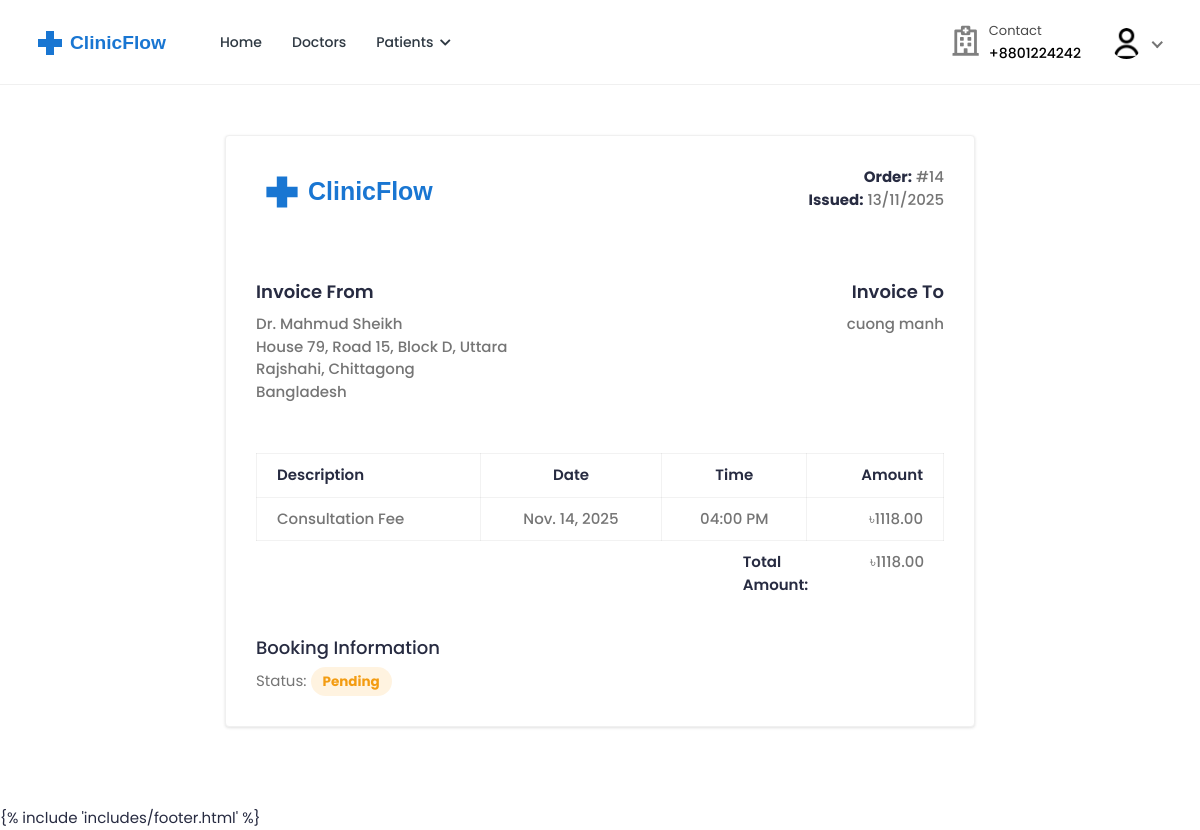
/bookings/14/invoice/ (signed in), run on the app's committed database.
### accounts/models.py (models this page shows, shortened)
class User(AbstractUser):
    class RoleChoices(models.TextChoices):
        DOCTOR = "doctor", "Doctor"
        PATIENT = "patient", "Patient"
    username = models.CharField(max_length=30, unique=True)
    role = models.CharField(
        choices=RoleChoices.choices,
        max_length=20,
        default="patient",
        error_messages={"required": "Role must be provided"},
    )
    email = models.EmailField(
        blank=True,
        error_messages={
            "unique": "A user with that email already exists.",
        },
    )
    first_name = models.CharField(max_length=150, blank=True)
    last_name = models.CharField(max_length=150, blank=True)
    registration_number = models.IntegerField(null=True, blank=True)
    USERNAME_FIELD = "username"
    REQUIRED_FIELDS = []
    objects = CustomUserManager()
    def get_full_name(self):
        full_name = "%s %s" % (self.first_name, self.last_name)
        return full_name.strip() or self.username

class Profile(models.Model):
    user = models.OneToOneField(
        User, on_delete=models.CASCADE, related_name="profile"
    )
    avatar = models.ImageField(
        default="defaults/user.png", upload_to=profile_photo_directory_path
    )
    phone = models.CharField(max_length=20, blank=True, null=True)
    dob = models.DateField(blank=True, null=True)
    about = models.TextField(blank=True, null=True)
    specialization = models.CharField(max_length=255, blank=True, null=True)
    gender = models.CharField(
        max_length=10,
        choices=[("male", "Male"), ("female", "Female"), ("other", "Other")],
        blank=True,
    )
    address = models.TextField(blank=True, null=True)
    city = models.CharField(max_length=100, blank=True)
    state = models.CharField(max_length=100, blank=True)
    postal_code = models.CharField(max_length=20, blank=True)
    country = models.CharField(max_length=100, blank=True)
    price_per_consultation = models.DecimalField(
        max_digits=10, decimal_places=2, null=True, blank=True
    )
    is_available = models.BooleanField(default=True)
    blood_group = models.CharField(
        max_length=5,
        choices=[
            ("A+", "A+"),
            ("A-", "A-"),
            ("B+", "B+"),
            ("B-", "B-"),
            ("O+", "O+"),
            ("O-", "O-"),
            ("AB+", "AB+"),
            ("AB-", "AB-"),
        ],
        blank=True,
        null=True,
    )
    allergies = models.TextField(blank=True, null=True)
    medical_conditions = models.TextField(blank=True, null=True)
    @property
    def image(self):
        return (
            self.avatar.url
            if self.avatar.storage.exists(self.avatar.name)
            else "{}defaults/user.png".format(settings.MEDIA_URL)
        )

### bookings/models.py (models this page shows, shortened)
class Booking(models.Model):
    doctor = models.ForeignKey(
        settings.AUTH_USER_MODEL,
        on_delete=models.CASCADE,
        related_name="appointments",
        limit_choices_to={"role": "doctor"},
    )
    patient = models.ForeignKey(
        settings.AUTH_USER_MODEL,
        on_delete=models.CASCADE,
        related_name="patient_appointments",
        limit_choices_to={"role": "patient"},
    )
    appointment_date = models.DateField()
    appointment_time = models.TimeField()
    booking_date = models.DateTimeField(auto_now_add=True)
    status = models.CharField(
        max_length=20,
        choices=[
            ("pending", "Pending"),
            ("confirmed", "Confirmed"),
            ("completed", "Completed"),
            ("cancelled", "Cancelled"),
            ("no_show", "No Show"),
        ],
        default="pending",
    )
    class Meta:
        ordering = ["-appointment_date", "-appointment_time"]
        unique_together = ["doctor", "appointment_date", "appointment_time"]

### bookings/views.py (the view)
class BookingInvoiceView(LoginRequiredMixin, TemplateView):
    template_name = "bookings/booking-invoice.html"
    def get_context_data(self, **kwargs):
        context = super().get_context_data(**kwargs)
        booking = get_object_or_404(
            Booking.objects.select_related(
                "doctor", "doctor__profile", "patient", "patient__profile"
            ),
            id=kwargs["booking_id"],
        )
        if not (
            self.request.user == booking.patient
            or self.request.user == booking.doctor
        ):
            raise Http404("Not found")
        context["booking"] = booking
        context["issued_date"] = booking.booking_date.strftime("%d/%m/%Y")
        consultation_fee = booking.doctor.profile.price_per_consultation
        context["subtotal"] = consultation_fee
        context["total"] = (
            consultation_fee  # Add any additional fees/discounts here
        )
        return context

### accounts/managers.py (called while the page is built)
    def get(self, *args, **kwargs):
        return super().select_related("profile").get(*args, **kwargs)

### templates/bookings/booking-invoice.html (shortened to what this page needs)
{% extends "base.html" %}
{% load static %}
{% block content %}
<div class="content">
    <div class="container-fluid">
        <div class="row">
            <div class="col-lg-8 offset-lg-2">
                <div class="invoice-content">
                    <div class="invoice-item">
                        <div class="row">
                            <div class="col-md-6">
                                <div class="invoice-logo">
                                    <img src="{% static 'assets/img/logo2.svg' %}" alt="logo">
                                </div>
                            </div>
                            <div class="col-md-6">
                                <p class="invoice-details">
                                    <strong>Order:</strong> #{{ booking.id }} <br>
                                    <strong>Issued:</strong> {{ issued_date }}
                                </p>
                            </div>
                        </div>
                    </div>
                    <div class="invoice-item">
                        <div class="row">
                            <div class="col-md-6">
                                <div class="invoice-info">
                                    <strong class="customer-text">Invoice From</strong>
                                    <p class="invoice-details invoice-details-two">
                                        Dr. {{ booking.doctor.get_full_name }} <br>
                                        {% if booking.doctor.profile.address %}
                                            {{ booking.doctor.profile.address }}<br>
                                        {% endif %}
                                        {{ booking.doctor.profile.city }}{% if booking.doctor.profile.state %}, {{ booking.doctor.profile.state }}{% endif %}<br>
                                        {{ booking.doctor.profile.country }}
                                    </p>
                                </div>
                            </div>
                            <div class="col-md-6">
                                <div class="invoice-info invoice-info2">
                                    <strong class="customer-text">Invoice To</strong>
                                    <p class="invoice-details">
                                        {{ booking.patient.get_full_name }} <br>
                                        {{ booking.patient.profile.city }}{% if booking.patient.profile.state %}, {{ booking.patient.profile.state }}{% endif %}<br>
                                    </p>
                                </div>
                            </div>
                        </div>
                    </div>
                    <div class="invoice-item invoice-table-wrap">
                        <div class="row">
                            <div class="col-md-12">
                                <div class="table-responsive">
                                    <table class="invoice-table table table-bordered">
                                        <thead>
                                            <tr>
                                                <th>Description</th>
                                                <th class="text-center">Date</th>
                                                <th class="text-center">Time</th>
                                                <th class="text-right">Amount</th>
                                            </tr>
                                        </thead>
                                        <tbody>
                                            <tr>
                                                <td>Consultation Fee</td>
                                                <td class="text-center">{{ booking.appointment_date }}</td>
                                                <td class="text-center">{{ booking.appointment_time|time:"h:i A" }}</td>
                                                <td class="text-right">৳{{ booking.doctor.profile.price_per_consultation }}</td>
                                            </tr>
                                        </tbody>
                                    </table>
                                </div>
                            </div>
                            <div class="col-md-6 col-xl-4 ml-auto">
                                <div class="table-responsive">
                                    <table class="invoice-table-two table">
                                        <tbody>
                                            <tr>
                                                <th>Total Amount:</th>
                                                <td><span>৳{{ total }}</span></td>
                                            </tr>
                                        </tbody>
                                    </table>
                                </div>
                            </div>
                        </div>
                    </div>
                    <div class="other-info">
                        <h4>Booking Information</h4>
                        <p class="text-muted mb-0">
                            Status: <span class="badge badge-pill
                                {% if booking.status == 'pending' %}bg-warning-light{% endif %}
                                {% if booking.status == 'completed' %}bg-info-light{% endif %}">
                                {{ booking.status|title }}
                            </span>
                        </p>
                    </div>
                </div>
            </div>
        </div>
    </div>
</div>
{% endblock %}

### templates/includes/navbar.html (shortened to what this page needs)
{% load static %}
<header class="header">
    <nav class="navbar navbar-expand-lg header-nav">
        <div class="navbar-header">
            <a href="{% url 'core:home' %}" class="navbar-brand logo">
                <img src="{% static 'assets/img/logo2.svg' %}" class="img-fluid" alt="Logo">
            </a>
        </div>
        <div class="main-menu-wrapper">
            <ul class="main-nav">
                <li {% if request.path == '/' %}class="active"{% endif %}>
                    <a href="{% url 'core:home' %}">Home</a>
                </li>
                <li class="has-submenu{% if request.path == '/doctors/' %} active {% endif %}">
                    <a href="{% url 'doctors:list' %}">Doctors</a>
                </li>
                {% if not user.is_authenticated %}
                    <li class="login-link">
                        <a href="{% url 'accounts:login' %}">Login / Signup</a>
                    </li>
                {% elif user.role == 'patient' %}
                    <li class="has-submenu {% if request.path == '/patients/' %} active {% endif %}">
                        <a href="#">Patients <i class="fas fa-chevron-down"></i></a>
                    </li>
                {% endif %}
            </ul>
        </div>
        <ul class="nav header-navbar-rht">
            <li class="nav-item contact-item">
                <div class="header-contact-img">
                    <i class="far fa-hospital"></i>
                </div>
                <div class="header-contact-detail">
                    <p class="contact-header">Contact</p>
                    <p class="contact-info-header"> +8801224242</p>
                </div>
            </li>
            {% if not user.is_authenticated %}
                <li class="nav-item">
                    <a class="nav-link header-login" href="{% url 'accounts:login' %}">Login / Signup </a>
                </li>
            {% else %}
                <li class="nav-item dropdown has-arrow logged-item">
                    <a href="#" class="dropdown-toggle nav-link" data-toggle="dropdown">
                        <span class="user-img">
                            <img class="rounded-circle" src="{{ user.profile.image }}" width="31" alt="{{ user.username }}">
                        </span>
                    </a>
                </li>
            {% endif %}
        </ul>
    </nav>
</header>

### templates/bookings/booking-invoice.html (style rules this page uses)
.invoice-content { background-color: white; padding: 30px; border-radius: 4px; box-shadow: 0 1px 3px rgba(0,0,0,0.12); }
.invoice-item { margin-bottom: 30px; }
.invoice-logo { margin-bottom: 20px; }
.invoice-info { margin-bottom: 20px; }
.customer-text { font-size: 18px; color: #272b41; display: block; margin-bottom: 8px; }
.invoice-details { color: #757575; line-height: 1.5; }
.badge { font-size: 0.9em; padding: 8px 12px; }

### data on the page
User: profile.image (placeholder picture)
Booking: id "14", doctor.get_full_name "Mahmud Sheikh", doctor.profile.address "House 79, Road 15, Block D, Uttara", doctor.profile.city "Rajshahi", doctor.profile.state "Chittagong", doctor.profile.country "Bangladesh", patient.get_full_name "cuong manh", appointment_date "Nov. 14, 2025", appointment_time "04:00 PM", doctor.profile.price_per_consultation "1118.00", status "Pending"
Profile: price_per_consultation "1118.00"

### other printed values
{{ issued_date }} "13/11/2025"
